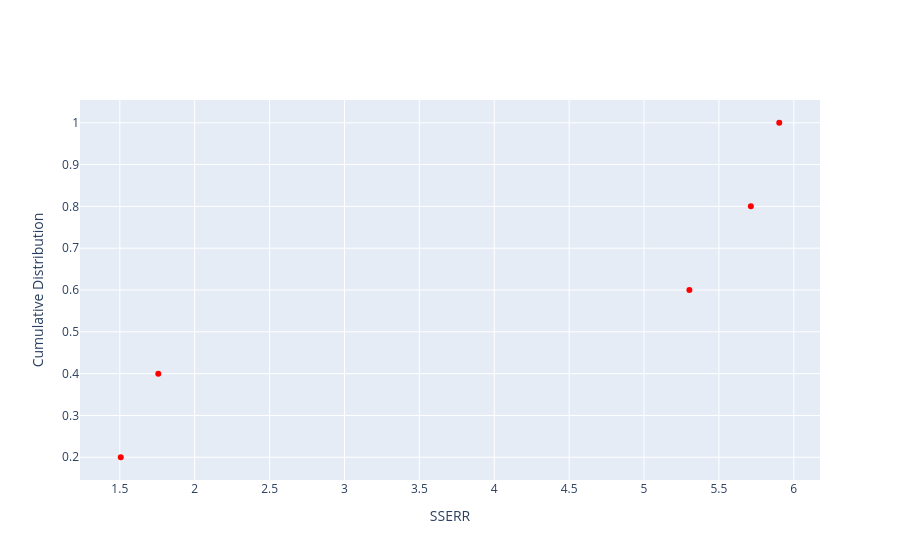

This figure's notebook cell:
### Markdown cell above
## Steady State Energy Release Rate

### Code cell
import plotly.graph_objects as go
import pandas as pd
import numpy as np

# Plot cumulative distribution of coupled criterion
sserr = df["sserr_result"][~np.isnan(df["sserr_result"])]
sorted_sserr = np.sort(sserr)
cdf = np.arange(1, len(sorted_sserr) + 1) / len(sorted_sserr)

fig = go.Figure()
fig.add_trace(go.Scatter(x=sorted_sserr, y=cdf, mode="markers", name="SSERR", marker=dict(color="red")))
fig.update_layout(xaxis_title="SSERR", yaxis_title="Cumulative Distribution")
fig.show()

### Figure 1 — Plotly figure (JSON) as saved in the notebook; plotly's stock layout.template omitted (floating-point values rounded to 4 significant figures)
{"data": [{"marker": {"color": "red"}, "mode": "markers", "name": "SSERR", "type": "scatter", "x": [1.506, 1.757, 5.303, 5.713, 5.903], "y": [0.2, 0.4, 0.6, 0.8, 1.0]}], "layout": {"xaxis": {"title": {"text": "SSERR"}}, "yaxis": {"title": {"text": "Cumulative Distribution"}}}}
